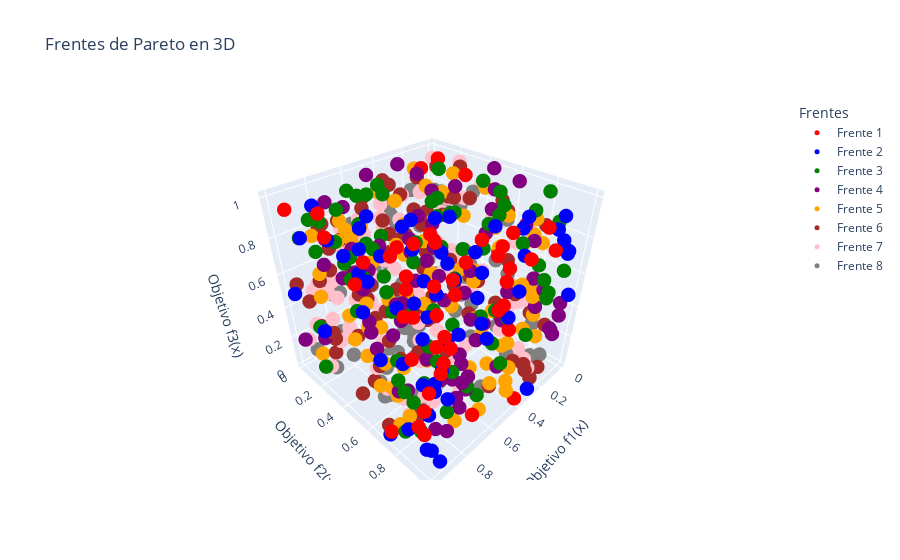

Write notebook code for a chart like this one.
### Code cell
plot_pareto_fronts_3d(fronts)
